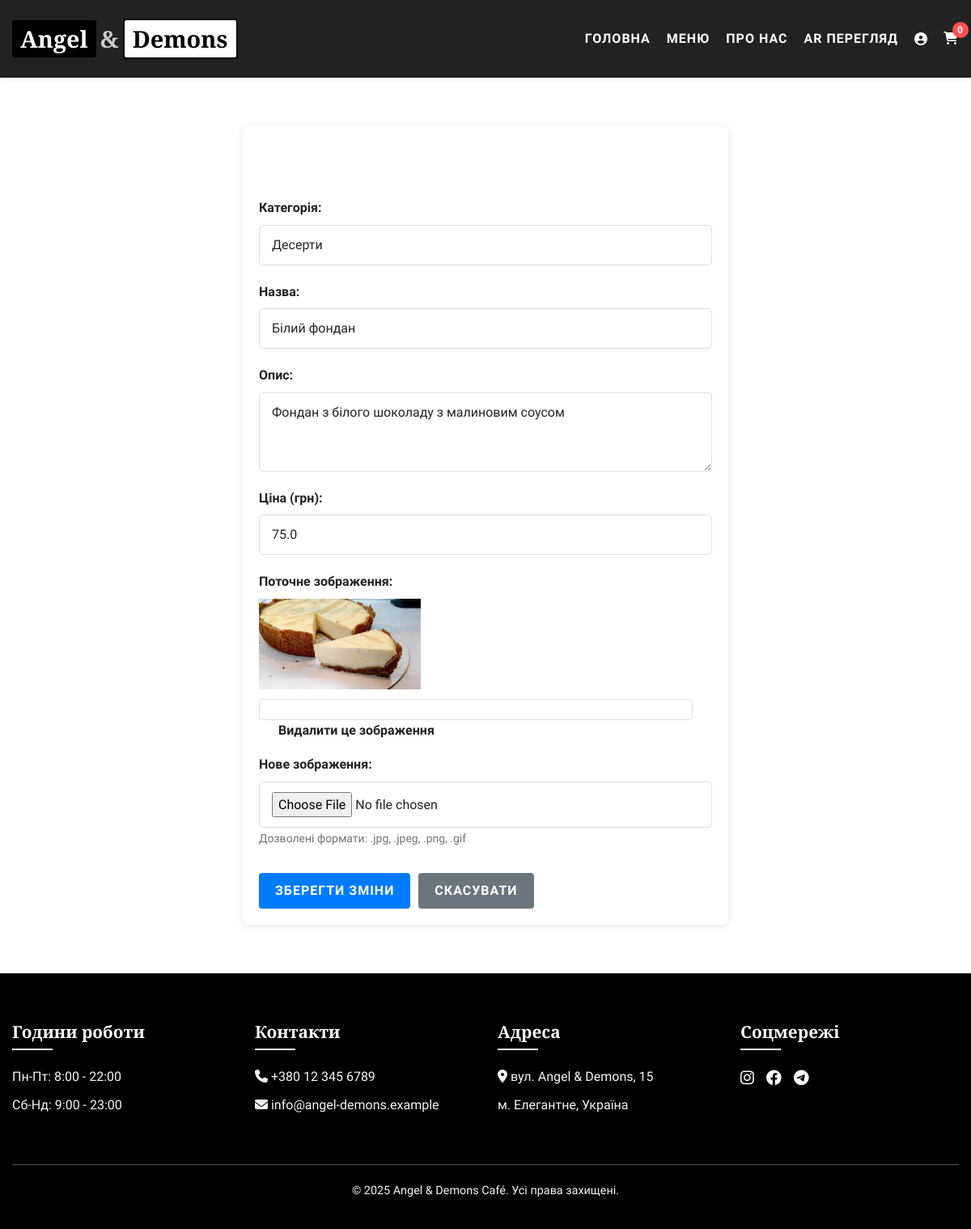
Page /admin/menu/edit/2 (signed in) on the committed database.
### tables this page shows
CREATE TABLE menu_items
                 (id INTEGER PRIMARY KEY AUTOINCREMENT,
                  category_id INTEGER NOT NULL,
                  name TEXT NOT NULL,
                  description TEXT,
                  price REAL NOT NULL, image_name TEXT,
                  FOREIGN KEY (category_id) REFERENCES categories (id));

CREATE TABLE categories
                 (id INTEGER PRIMARY KEY AUTOINCREMENT,
                  name TEXT NOT NULL,
                  description TEXT);

### app.py (the view, shortened to what this page needs)
@app.route('/admin/menu/edit/<int:item_id>', methods=['GET', 'POST'])
@admin_required
def edit_menu_item(item_id):
    conn = get_db()
    item = conn.execute('''
        SELECT m.*, c.name as category_name
        FROM menu_items m
        JOIN categories c ON m.category_id = c.id
        WHERE m.id = ?
    ''', (item_id,)).fetchone()
    categories = conn.execute('SELECT * FROM categories').fetchall()
    conn.close()
    if not item:
        flash('Пункт меню не знайдено', 'error')
        return redirect(url_for('admin_menu'))
    return render_template('edit_menu_item.html', item=item, categories=categories)

### app.py (called while the page is built)
def get_db():
    conn = sqlite3.connect('cafe.db')
    conn.row_factory = sqlite3.Row
    return conn

@login_manager.user_loader
@login_manager.user_loader
def load_user(user_id):
    conn = get_db()
    user_data = conn.execute('SELECT id, is_admin FROM users WHERE id = ?', (user_id,)).fetchone()
    conn.close()
    if user_data:
        return User(id=user_data['id'], is_admin=user_data['is_admin'])
    return None

def admin_required(f):
    @wraps(f)
    def decorated_function(*args, **kwargs):
        if not current_user.is_authenticated or not current_user.is_admin:
            flash('Доступ заборонено. Потрібні права адміністратора', 'danger')
            return redirect(url_for('index'))
        return f(*args, **kwargs)
    return decorated_function

### templates/edit_menu_item.html (shortened to what this page needs)
{% extends "base.html" %}
{% block content %}
<div class="admin-form-container">
    <h1>Редагувати пункт меню</h1>
    <form method="POST" enctype="multipart/form-data" class="menu-form">
        <div class="form-group">
            <label for="category_id">Категорія:</label>
            <select id="category_id" name="category_id" class="form-control" required>
                {% for category in categories %}
                <option value="{{ category.id }}" {% if category.id == item.category_id %}selected{% endif %}>
                    {{ category.name }}
                </option>
                {% endfor %}
            </select>
        </div>
        <div class="form-group">
            <label for="name">Назва:</label>
            <input type="text" id="name" name="name" class="form-control" value="{{ item.name }}" required>
        </div>
        <div class="form-group">
            <label for="description">Опис:</label>
            <textarea id="description" name="description" class="form-control" rows="3">{{ item.description }}</textarea>
        </div>
        <div class="form-group">
            <label for="price">Ціна (грн):</label>
            <input type="number" id="price" name="price" step="0.01" min="0" class="form-control" value="{{ item.price }}" required>
        </div>
        <div class="form-group">
            <label>Поточне зображення:</label>
            {% if item.image_name %}
            <div class="current-image">
                <img src="{{ url_for('static', filename='images/menu/' + item.image_name) }}" alt="{{ item.name }}" style="max-width: 200px;">
                <div class="form-check mt-2">
                    <input type="checkbox" id="remove_image" name="remove_image" class="form-check-input">
                    <label for="remove_image" class="form-check-label">Видалити це зображення</label>
                </div>
            </div>
            {% else %}
            <p>Зображення відсутнє</p>
            {% endif %}
            <label for="image" class="mt-3">Нове зображення:</label>
            <input type="file" id="image" name="image" class="form-control-file">
            <small class="form-text text-muted">Дозволені формати: .jpg, .jpeg, .png, .gif</small>
        </div>
        <div class="form-actions">
            <button type="submit" class="btn btn-primary">Зберегти зміни</button>
            <a href="{{ url_for('admin_menu') }}" class="btn btn-secondary">Скасувати</a>
        </div>
    </form>
</div>
{% endblock %}

### static/css/style.css (style rules this page uses)
:root { --black: #000000; --white: #ffffff; --gray-light: #f5f5f5; --gray-medium: #e0e0e0; --gray-dark: #333333; --accent: #8b5a2b; --text-color: #222222; }
* { margin: 0; padding: 0; box-sizing: border-box; }
body { font-family: 'Raleway', sans-serif; color: var(--text-color); background-color: var(--white); line-height: 1.6; }
h1, h2, h3, h4 { font-family: 'Playfair Display', serif; font-weight: 700; color: var(--gold); }
.btn { display: inline-block; padding: 15px 40px; background-color: var(--black); color: var(--white); text-decoration: none; border: none; cursor: pointer; font-size: 1rem; transition: all 0.3s ease; text-transform: uppercase; letter-spacing: 1px; font-weight: 600; border-radius: 30px; }
:root { --black: #000000; --white: #ffffff; --gray-light: #f8f8f8; --gray-medium: #e0e0e0; --gray-dark: #333333; --accent: #8b5a2b; --text-dark: #222222; --text-light: #555555; --transition: all 0.3s ease; }
body { font-family: 'Raleway', sans-serif; color: var(--text-dark); line-height: 1.6; background-color: var(--white); }
h1, h2, h3, h4 { font-family: 'Playfair Display', serif; font-weight: 700; }
.btn { display: inline-block; padding: 12px 30px; border-radius: 30px; font-weight: 600; text-decoration: none; transition: var(--transition); text-transform: uppercase; letter-spacing: 1px; font-size: 0.9rem; }
.btn-primary { background-color: var(--black); color: var(--white); border: 2px solid var(--black); }
.form-group { margin-bottom: 25px; }
.form-group label { display: block; margin-bottom: 8px; font-weight: 600; color: var(--text-dark); }
.form-group input, .form-group textarea, .form-group select { width: 100%; padding: 12px 15px; border: 1px solid var(--gray-medium); border-radius: 5px; font-size: 16px; transition: var(--transition); }
.btn-primary { background-color: var(--black); color: var(--white); }
.btn-secondary { background-color: var(--gray-light); color: var(--black); border: 1px solid var(--gray-medium); }
.btn { padding: 12px 24px; border-radius: 30px; text-decoration: none; font-weight: 600; transition: all 0.3s ease; }
:root { --primary: #2c3e50; --secondary: #e74c3c; --light: #ecf0f1; --dark: #2c3e50; --accent: #8b5a2b; --white: #ffffff; --gray: #95a5a6; --success: #27ae60; }
body { font-family: 'Raleway', sans-serif; color: var(--dark); background-color: var(--white); margin: 0; padding: 0; line-height: 1.6; min-height: 100vh; display: flex; flex-direction: column; }
:root { --pure-black: #000000; --pure-white: #ffffff; --dark-gray: #222222; --medium-gray: #555555; --light-gray: #f5f5f5; --accent-gray: #8b8b8b; }
body { font-family: 'Raleway', sans-serif; color: var(--dark-gray); background-color: var(--pure-white); line-height: 1.6; display: flex; flex-direction: column; min-height: 100vh; }
h1 { font-family: 'Playfair Display', serif; font-weight: 700; color: var(--pure-white); }

### templates/base.html (style rules this page uses)
body { margin: 0; font-family: 'Raleway', sans-serif; }

### templates/edit_menu_item.html (style rules this page uses)
.admin-form-container { max-width: 600px; margin: 20px auto; padding: 20px; background: white; border-radius: 8px; box-shadow: 0 2px 10px rgba(0,0,0,0.1); }
.menu-form { margin-top: 20px; }
.form-group { margin-bottom: 20px; }
.form-control { width: 100%; padding: 10px; border: 1px solid #ddd; border-radius: 4px; font-size: 16px; }
.current-image { margin-bottom: 15px; }
.form-actions { margin-top: 30px; display: flex; gap: 10px; }
.btn { padding: 10px 20px; border: none; border-radius: 4px; cursor: pointer; font-size: 16px; text-decoration: none; }
.btn-primary { background-color: #007bff; color: white; }
.btn-secondary { background-color: #6c757d; color: white; }

### rows in the picture
menu_items: category_id "Десерти", name "Білий фондан", description "Фондан з білого шоколаду з малиновим соусом", price "75.0", image_name (picture)
